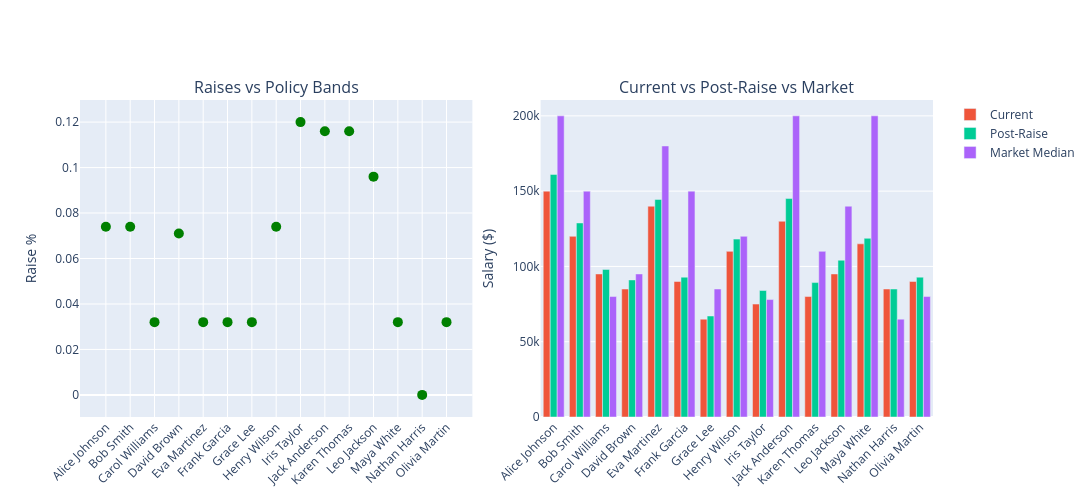

The cell this chart's notebook holds for it:
### Code cell
import plotly.graph_objects as go
from plotly.subplots import make_subplots

# --- Load both tables ---
pc = _constat_session.table("policy_comparison", pandas=True)
mc = _constat_session.table("market_comparison", pandas=True)

fig = make_subplots(
    rows=1, cols=2,
    subplot_titles=("Raises vs Policy Bands", "Current vs Post-Raise vs Market"),
    horizontal_spacing=0.08,
)

# --- Left: Policy comparison scatter ---
pc_name = next((c for c in pc.columns if "name" in c.lower()), pc.columns[0])
pc_rating = next((c for c in pc.columns if "rating" in c.lower()), None)
pc_raise = next((c for c in pc.columns if "raise" in c.lower() and "pct" in c.lower()), None)
pc_min = next((c for c in pc.columns if "min" in c.lower()), None)
pc_max = next((c for c in pc.columns if "max" in c.lower()), None)
pc_flag = next((c for c in pc.columns if "range" in c.lower() or "flag" in c.lower()), None)

if all([pc_rating, pc_raise, pc_min, pc_max]):
    for rating in sorted(pc[pc_rating].unique()):
        sub = pc[pc[pc_rating] == rating]
        lo, hi = sub[pc_min].iloc[0], sub[pc_max].iloc[0]
        fig.add_hrect(
            y0=lo, y1=hi, fillcolor="green", opacity=0.08,
            annotation_text=f"Rating {rating}: {lo}-{hi}%",
            annotation_position="top left",
            row=1, col=1,
        )
    colors = ["green" if v else "red" for v in pc[pc_flag]] if pc_flag else "steelblue"
    fig.add_trace(go.Scatter(
        x=pc[pc_name], y=pc[pc_raise],
        mode="markers", marker=dict(size=10, color=colors),
        text=pc.apply(lambda r: f"Rating: {r[pc_rating]}, Raise: {r[pc_raise]:.1f}%", axis=1),
        hoverinfo="text+x", showlegend=False,
    ), row=1, col=1)
    fig.update_xaxes(tickangle=-45, row=1, col=1)
    fig.update_yaxes(title_text="Raise %", row=1, col=1)

# --- Right: Market comparison grouped bars ---
mc_name = next((c for c in mc.columns if "name" in c.lower()), mc.columns[0])
mc_curr = next((c for c in mc.columns if "current" in c.lower() and "sal" in c.lower()), None)
mc_new = next((c for c in mc.columns if "new" in c.lower() and "sal" in c.lower()), None)
mc_market = next((c for c in mc.columns if "market" in c.lower() and "median" in c.lower()), None)

if all([mc_curr, mc_new, mc_market]):
    fig.add_trace(go.Bar(name="Current", x=mc[mc_name], y=mc[mc_curr]), row=1, col=2)
    fig.add_trace(go.Bar(name="Post-Raise", x=mc[mc_name], y=mc[mc_new]), row=1, col=2)
    fig.add_trace(go.Bar(name="Market Median", x=mc[mc_name], y=mc[mc_market]), row=1, col=2)
    fig.update_xaxes(tickangle=-45, row=1, col=2)
    fig.update_yaxes(title_text="Salary ($)", row=1, col=2)

fig.update_layout(height=500, width=1200, barmode="group")
fig.show()

### Figure 1 — Plotly figure (JSON) as saved in the notebook; plotly's stock layout.template omitted (floating-point values rounded to 4 significant figures)
{"data": [{"hoverinfo": "text+x", "marker": {"color": ["green", "green", "green", "green", "green", "green", "green", "green", "green", "green", "green", "green", "green", "green", "green"], "size": 10}, "mode": "markers", "showlegend": false, "text": ["Rating: 4, Raise: 0.1%", "Rating: 4, Raise: 0.1%", "Rating: 3, Raise: 0.0%", "Rating: 4, Raise: 0.1%", "Rating: 3, Raise: 0.0%", "Rating: 3, Raise: 0.0%", "Rating: 3, Raise: 0.0%", "Rating: 4, Raise: 0.1%", "Rating: 5, Raise: 0.1%", "Rating: 5, Raise: 0.1%", "Rating: 5, Raise: 0.1%", "Rating: 5, Raise: 0.1%", "Rating: 3, Raise: 0.0%", "Rating: 2, Raise: 0.0%", "Rating: 3, Raise: 0.0%"], "type": "scatter", "x": ["Alice Johnson", "Bob Smith", "Carol Williams", "David Brown", "Eva Martinez", "Frank Garcia", "Grace Lee", "Henry Wilson", "Iris Taylor", "Jack Anderson", "Karen Thomas", "Leo Jackson", "Maya White", "Nathan Harris", "Olivia Martin"], "xaxis": "x", "y": [0.074, 0.074, 0.032, 0.071, 0.032, 0.032, 0.032, 0.074, 0.12, 0.116, 0.116, 0.096, 0.032, 0.0, 0.032], "yaxis": "y"}, {"name": "Current", "type": "bar", "x": ["Alice Johnson", "Bob Smith", "Carol Williams", "David Brown", "Eva Martinez", "Frank Garcia", "Grace Lee", "Henry Wilson", "Iris Taylor", "Jack Anderson", "Karen Thomas", "Leo Jackson", "Maya White", "Nathan Harris", "Olivia Martin"], "xaxis": "x2", "y": [150000.0, 120000.0, 95000.0, 85000.0, 140000.0, 90000.0, 65000.0, 110000.0, 75000.0, 130000.0, 80000.0, 95000.0, 115000.0, 85000.0, 90000.0], "yaxis": "y2"}, {"name": "Post-Raise", "type": "bar", "x": ["Alice Johnson", "Bob Smith", "Carol Williams", "David Brown", "Eva Martinez", "Frank Garcia", "Grace Lee", "Henry Wilson", "Iris Taylor", "Jack Anderson", "Karen Thomas", "Leo Jackson", "Maya White", "Nathan Harris", "Olivia Martin"], "xaxis": "x2", "y": [161100.0, 128900.0, 98040.0, 91040.0, 144500.0, 92880.0, 67080.0, 118100.0, 84000.0, 145100.0, 89280.0, 104100.0, 118700.0, 85000.0, 92880.0], "yaxis": "y2"}, {"name": "Market Median", "type": "bar", "x": ["Alice Johnson", "Bob Smith", "Carol Williams", "David Brown", "Eva Martinez", "Frank Garcia", "Grace Lee", "Henry Wilson", "Iris Taylor", "Jack Anderson", "Karen Thomas", "Leo Jackson", "Maya White", "Nathan Harris", "Olivia Martin"], "xaxis": "x2", "y": [200000.0, 150000.0, 80000.0, 95000.0, 180000.0, 150000.0, 85000.0, 120000.0, 78000.0, 200000.0, 110000.0, 140000.0, 200000.0, 65000.0, 80000.0], "yaxis": "y2"}], "layout": {"annotations": [{"font": {"size": 16}, "showarrow": false, "text": "Raises vs Policy Bands", "x": 0.23, "xanchor": "center", "xref": "paper", "y": 1, "yanchor": "bottom", "yref": "paper"}, {"font": {"size": 16}, "showarrow": false, "text": "Current vs Post-Raise vs Market", "x": 0.77, "xanchor": "center", "xref": "paper", "y": 1, "yanchor": "bottom", "yref": "paper"}], "barmode": "group", "height": 500, "width": 1200, "xaxis": {"anchor": "y", "domain": [0, 0.46], "tickangle": -45}, "xaxis2": {"anchor": "y2", "domain": [0.54, 1], "tickangle": -45}, "yaxis": {"anchor": "x", "domain": [0, 1], "title": {"text": "Raise %"}}, "yaxis2": {"anchor": "x2", "domain": [0, 1], "title": {"text": "Salary ($)"}}}}
